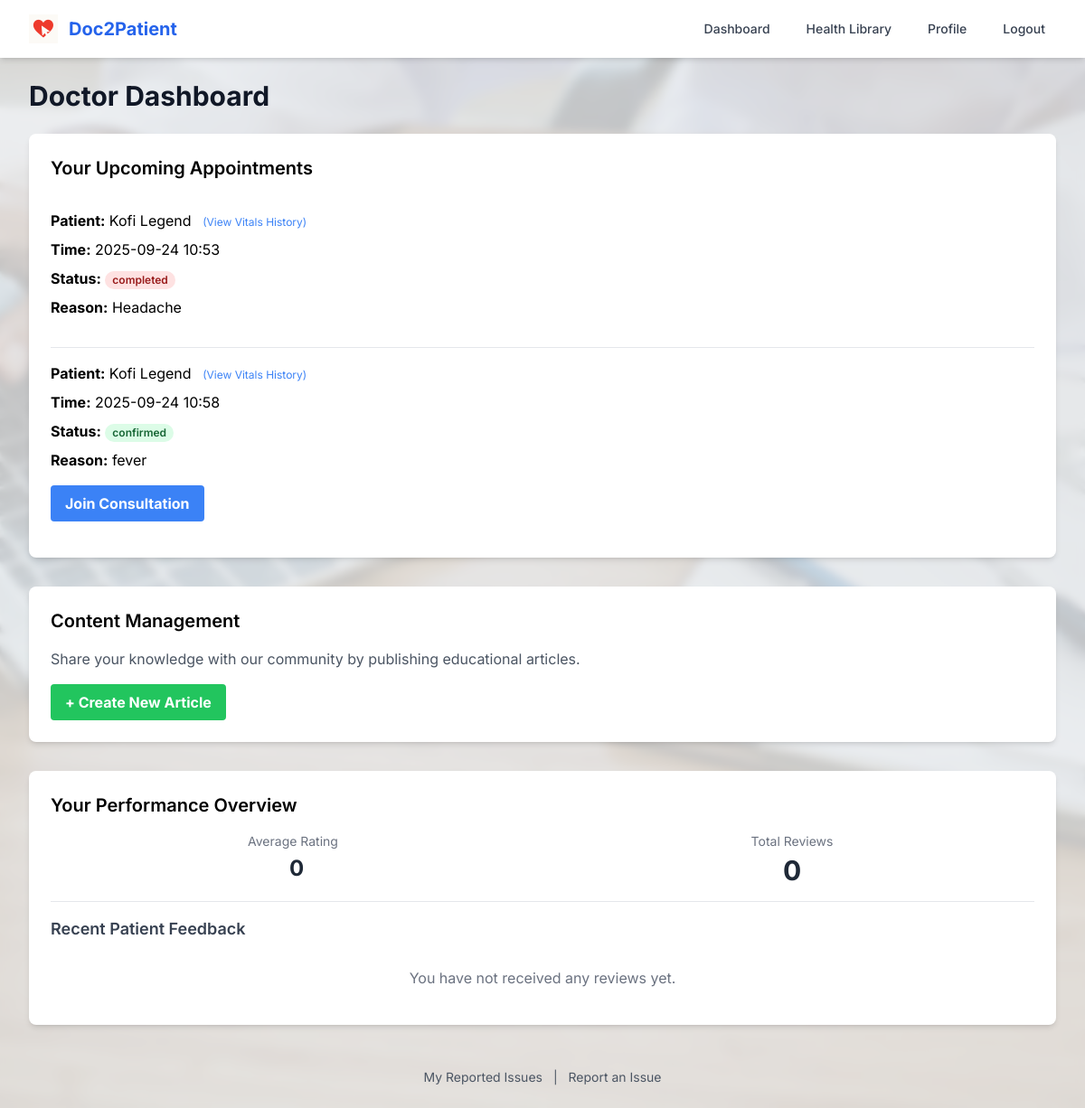
The page /doctor_dashboard (signed in) on the database its author committed.
### app/models.py (models this page shows, shortened)
class Appointment(db.Model):
    id = db.Column(db.Integer, primary_key=True)
    doctor_id = db.Column(db.Integer, db.ForeignKey('user.id'))
    patient_id = db.Column(db.Integer, db.ForeignKey('user.id'))
    appointment_time = db.Column(db.DateTime, index=True, default=datetime.utcnow)
    status = db.Column(db.String(20), default='pending')
    notes = db.Column(db.Text)
    custom_follow_up_notes = db.Column(db.Text, nullable=True)
    uploaded_document_filename = db.Column(db.String(200), nullable=True)
    youtube_video_url = db.Column(db.String(200), nullable=True)
    chat_messages = db.relationship('ChatMessage', backref='appointment', lazy='dynamic', cascade="all, delete-orphan")
    recommended_articles = db.relationship('ArticleRecommendation', backref='appointment', lazy='dynamic', cascade="all, delete-orphan")
    review = db.relationship('Review', backref='appointment', uselist=False, cascade="all, delete-orphan")

class User(UserMixin, db.Model):
    __tablename__ = 'user'
    id = db.Column(db.Integer, primary_key=True)
    username = db.Column(db.String(64), index=True, unique=True)
    email = db.Column(db.String(120), index=True, unique=True)
    phone_number = db.Column(db.String(20), nullable=True)
    region = db.Column(db.String(50), nullable=True)
    otp_secret = db.Column(db.String(32), nullable=True)
    otp_enabled = db.Column(db.Boolean, nullable=False, default=False, server_default='0')
    is_admin = db.Column(db.Boolean, nullable=False, default=False, server_default='0')
    is_active = db.Column(db.Boolean, nullable=False, default=True, server_default='1')
    password_hash = db.Column(db.String(256))
    role = db.Column(db.String(20), index=True, default='patient')
    speciality = db.Column(db.String(100), nullable=True)
    experience_years = db.Column(db.Integer, nullable=True)
    image_file = db.Column(db.String(40), nullable=False, server_default='default.jpg', default='default.jpg')
    bio = db.Column(db.Text, nullable=True)
    appointments_as_doctor = db.relationship('Appointment', foreign_keys='Appointment.doctor_id', backref='doctor', lazy='dynamic')
    appointments_as_patient = db.relationship('Appointment', foreign_keys='Appointment.patient_id', backref='patient', lazy='dynamic')
    vitals_records = db.relationship('VitalsRecord', backref='user', lazy='dynamic', cascade="all, delete-orphan")
    reviews_written = db.relationship('Review', foreign_keys='Review.patient_id', backref='author', lazy='dynamic')
    reviews_received = db.relationship('Review', foreign_keys='Review.doctor_id', backref='doctor_reviewed', lazy='dynamic')
    def average_rating(self):
        if self.role == 'doctor':
            reviews = self.reviews_received.all()
            if not reviews:
                return 0
            return sum(r.rating for r in reviews) / len(reviews)
        return 0
    __table_args__ = (
        UniqueConstraint('phone_number', name='uq_user_phone_number'),
    )

### app/routes.py (the view)
@app.route('/doctor_dashboard')
@login_required
def doctor_dashboard():
    if current_user.role != 'doctor':
        flash('Access denied.', 'danger')
        return redirect(url_for('index'))
    appointments = current_user.appointments_as_doctor.order_by(Appointment.appointment_time.asc()).all()
    reviews = current_user.reviews_received.order_by(Review.timestamp.desc()).limit(5).all()
    return render_template(
        'doctor_dashboard.html',
        title='Doctor Dashboard',
        appointments=appointments,
        reviews=reviews
    )

### app/__init__.py (called while the page is built)
def get_locale():
    return session.get('language', request.accept_languages.best_match(app.config['LANGUAGES']))

### app/models.py (called while the page is built)
@login.user_loader
def load_user(user_id):
    user_id = int(user_id)
    if user_id == 0:
        return AdminUser()
    return User.query.get(user_id)

### app/templates/doctor_dashboard.html (shortened to what this page needs)
{% extends "base.html" %}
{% block content %}
<h1 class="text-3xl font-bold text-gray-900 mb-6">{{ _('Doctor Dashboard') }}</h1>
<div class="bg-white shadow-md rounded-lg p-6">
    <h2 class="text-xl font-semibold mb-4">{{ _('Your Upcoming Appointments') }}</h2>
    {% if appointments %}
        <ul class="divide-y divide-gray-200">
            {% for appt in appointments %}
            <li class="py-4 space-y-2">
                <p><strong>{{ _('Patient') }}:</strong>
                    {{ appt.patient.username }}
                    <a href="{{ url_for('view_patient_vitals', patient_id=appt.patient.id) }}" class="ml-2 text-xs text-blue-500 hover:underline">(View Vitals History)</a>
                </p>
                <p><strong>{{ _('Time') }}:</strong> {{ appt.appointment_time.strftime('%Y-%m-%d %H:%M') }}</p>
                <p><strong>{{ _('Status') }}:</strong> <span class="px-2 inline-flex text-xs leading-5 font-semibold rounded-full
                    {% if appt.status == 'confirmed' %} bg-green-100 text-green-800 {% elif appt.status == 'pending' %} bg-yellow-100 text-yellow-800 {% else %} bg-red-100 text-red-800 {% endif %}">
                    {{ appt.status }}
                </span></p>
                <p><strong>{{ _('Reason') }}:</strong> {{ appt.notes }}</p>
                <div class="flex items-center space-x-4 pt-2">
                    {% if appt.status == 'pending' %}
                        <form action="{{ url_for('confirm_appointment', appointment_id=appt.id) }}" method="post"><button type="submit" class="bg-green-500 hover:bg-green-700 text-white font-bold py-2 px-4 rounded">{{ _('Confirm') }}</button></form>
                        <form action="{{ url_for('decline_appointment', appointment_id=appt.id) }}" method="post"><button type="submit" class="bg-red-500 hover:bg-red-700 text-white font-bold py-2 px-4 rounded">{{ _('Decline') }}</button></form>
                    {% elif appt.status == 'confirmed' %}
                        <a href="{{ url_for('consultation', appointment_id=appt.id) }}" class="inline-block bg-blue-500 hover:bg-blue-700 text-white font-bold py-2 px-4 rounded">{{ _('Join Consultation') }}</a>
                    {% endif %}
                </div>
            </li>
            {% endfor %}
        </ul>
    {% else %}
        <p>{{ _('You have no upcoming appointments.') }}</p>
    {% endif %}
</div>
<div class="mt-8">
    <div class="bg-white shadow-md rounded-lg p-6">
        <h2 class="text-xl font-semibold mb-4">{{ _('Content Management') }}</h2>
        <p class="text-gray-600 mb-4">Share your knowledge with our community by publishing educational articles.</p>
        <a href="{{ url_for('create_article') }}" class="inline-block bg-green-500 hover:bg-green-600 text-white font-bold py-2 px-4 rounded">+ Create New Article</a>
    </div>
</div>
<div class="mt-8">
    <div class="bg-white shadow-md rounded-lg p-6">
        <h2 class="text-xl font-semibold mb-4">{{ _('Your Performance Overview') }}</h2>
        <div class="grid grid-cols-2 gap-4 border-b pb-4 mb-4">
            <div class="text-center">
                <p class="text-gray-500 text-sm">Average Rating</p>
                <div class="flex items-center justify-center mt-1 text-yellow-500">
                    {% set rating = current_user.average_rating() %}
                    <span class="text-gray-800 text-2xl font-bold ml-2">{{ rating | round(1) }}</span>
                </div>
            </div>
            <div class="text-center">
                <p class="text-gray-500 text-sm">Total Reviews</p>
                <p class="text-gray-800 text-3xl font-bold mt-1">{{ reviews | length }}</p>
            </div>
        </div>
        <h3 class="text-lg font-semibold text-gray-700 mb-3">Recent Patient Feedback</h3>
        <ul class="space-y-4">
            {% for review in reviews %}
            <li class="p-3 bg-gray-50 rounded-md border">
                <div class="flex justify-between items-center mb-1">
                    <p class="font-semibold text-gray-800">Review by {{ review.author.username }}</p>
                    <span class="text-xs text-gray-500">{{ review.timestamp.strftime('%Y-%m-%d') }}</span>
                </div>
                <div class="flex text-yellow-500 mb-2">
                    {% for i in range(review.rating) %}
                        <svg class="w-4 h-4" fill="currentColor" viewBox="0 0 20 20"><path d="M9.049 2.927c.3-.921 1.603-.921 1.902 0l1.07 3.292a1 1 0 00.95.69h3.462c.969 0 1.371 1.24.588 1.81l-2.8 2.034a1 1 0 00-.364 1.118l1.07 3.292c.3.921-.755 1.688-1.54 1.118l-2.8-2.034a1 1 0 00-1.175 0l-2.8 2.034c-.784.57-1.838-.197-1.539-1.118l1.07-3.292a1 1 0 00-.364-1.118L2.98 8.72c-.783-.57-.38-1.81.588-1.81h3.461a1 1 0 00.951-.69l1.07-3.292z"></path></svg>
                    {% endfor %}
                </div>
                {% if review.testimonial %}
                    <p class="text-gray-600 italic">"{{ review.testimonial }}"</p>
                {% else %}
                    <p class="text-gray-500 italic">No testimonial was left.</p>
                {% endif %}
            </li>
            {% else %}
            <li class="text-center text-gray-500 py-4">You have not received any reviews yet.</li>
            {% endfor %}
        </ul>
    </div>
</div>
{% endblock %}

### app/templates/base.html (style rules this page uses)
body { font-family: 'Inter', sans-serif; background-color: #f3f4f6; }

### rows shown on the page
Appointment: patient.username "Kofi Legend", appointment_time "2025-09-24 10:53", status "completed", notes "Headache"
Appointment: patient.username "Kofi Legend", appointment_time "2025-09-24 10:58", status "confirmed", notes "fever"

### other values the page prints
{{ rating | round(1) }} "0"
{{ reviews | length }} "0"
